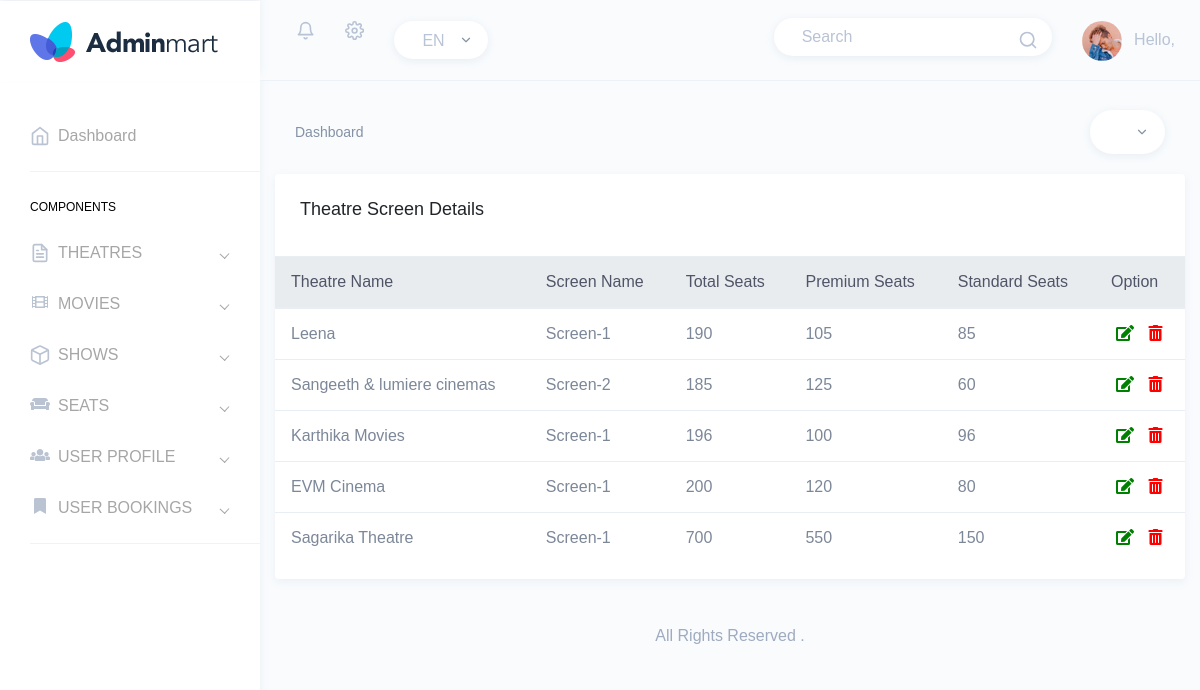
The page /Backend/display_screen/ on the database its author committed.
### Backend/models.py (models this page shows)
class ScreenDB(models.Model):
    Theatre = models.CharField(max_length=100,null=True,blank=True)
    ScreenName = models.CharField(max_length=100,null=True,blank=True)
    TotalSeat = models.IntegerField(null=True,blank=True)
    PremiumSeat = models.IntegerField(null=True,blank=True)
    StandardSeat = models.IntegerField(null=True,blank=True)

### Backend/views.py (the view)
# urls.py: path('display_screen/',views.display_screen,name="display_screen"),
def display_screen(request):
    data = ScreenDB.objects.all()
    return render(request,"Display_Screen.html",{"data":data})

### Backend/templates/Display_Screen.html (shortened to what this page needs)
{% extends 'index.html' %}
{% block content %}
<html lang="en">
<head>
</head>
<body>
<div class="col-12" style="margin-top:20px;">
                        <div class="card">
                            <div class="card-body">
                                <h4 class="card-title">Theatre Screen Details</h4>
                            </div>
                            <div class="table-responsive">
                                <table class="table">
                                    <thead class="thead-light">
                                        <tr>
                                            <th scope="col">Theatre Name</th>
                                            <th scope="col">Screen Name</th>
                                            <th scope="col">Total Seats</th>
                                            <th scope="col">Premium Seats</th>
                                            <th scope="col">Standard Seats</th>
                                            <th scope="col">Option</th>
                                        </tr>
                                    </thead>
                                    <tbody>
                                    {% for i in data %}
                                    <tr>
                                        <td>{{i.Theatre}}</td>
                                        <td>{{i.ScreenName}}</td>
                                        <td>{{i.TotalSeat}}</td>
                                        <td>{{i.PremiumSeat}}</td>
                                        <td>{{i.StandardSeat}}</td>
                                        <td>
                                            <a href="{% url 'edit_screen' s_id=i.id %}">
                                              <i class="fas fa-edit" style="color:green;padding-left:5px;"></i>
                                            </a>
                                            <a href="{% url 'delete_screen' s_id=i.id %}">
                                                <i class="fas fa-trash-alt" style="color:red;padding-left:10px;"></i>
                                            </a>
                                        </td>
                                    </tr>
                                    {% endfor %}
                                    </tbody>
                                </table>
                            </div>
                        </div>
                    </div>
</body>
</html>
{% endblock %}

### rows shown on the page
ScreenDB: Theatre "Leena", ScreenName "Screen-1", TotalSeat "190", PremiumSeat "105", StandardSeat "85"
ScreenDB: Theatre "Sangeeth & lumiere cinemas", ScreenName "Screen-2", TotalSeat "185", PremiumSeat "125", StandardSeat "60"
ScreenDB: Theatre "Karthika Movies", ScreenName "Screen-1", TotalSeat "196", PremiumSeat "100", StandardSeat "96"
ScreenDB: Theatre "EVM Cinema", ScreenName "Screen-1", TotalSeat "200", PremiumSeat "120", StandardSeat "80"
ScreenDB: Theatre "Sagarika Theatre", ScreenName "Screen-1", TotalSeat "700", PremiumSeat "550", StandardSeat "150"
